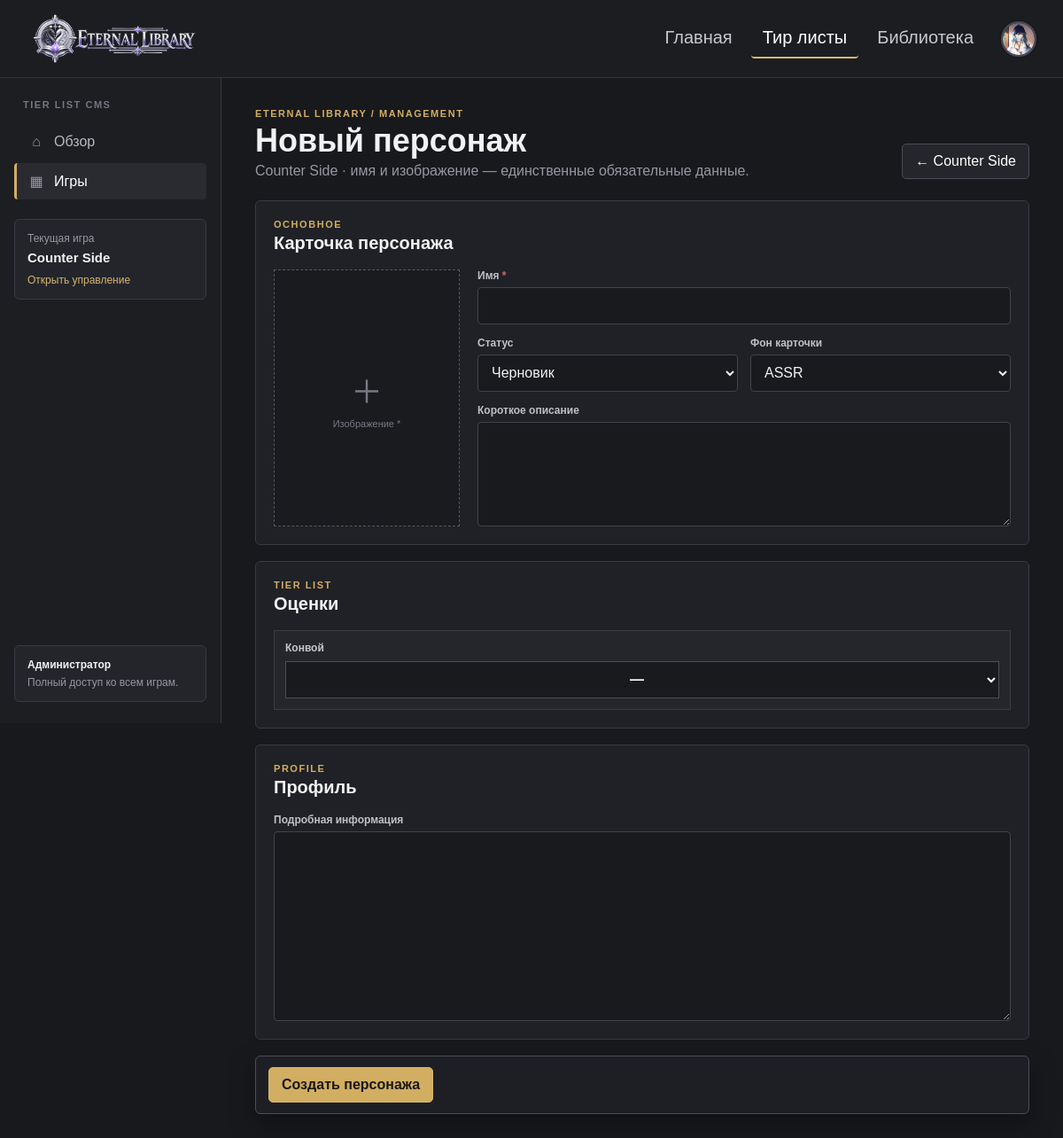
Page /manage/games/4/characters/new (signed in) on the committed database.
### tables this page shows
CREATE TABLE games (
    id INTEGER PRIMARY KEY AUTOINCREMENT,
    slug TEXT NOT NULL UNIQUE COLLATE NOCASE,
    name TEXT NOT NULL,
    description TEXT,
    image_filename TEXT,
    release_status TEXT NOT NULL DEFAULT 'released'
        CHECK (release_status IN ('released', 'upcoming')),
    release_date TEXT,
    publication_status TEXT NOT NULL DEFAULT 'draft'
        CHECK (publication_status IN ('draft', 'published', 'archived')),
    created_by INTEGER NOT NULL,
    created_at TEXT NOT NULL DEFAULT CURRENT_TIMESTAMP,
    updated_at TEXT NOT NULL DEFAULT CURRENT_TIMESTAMP, content_cycle_label TEXT, content_cycle INTEGER NOT NULL DEFAULT 1,
    FOREIGN KEY (created_by) REFERENCES users(id) ON DELETE RESTRICT
);

CREATE TABLE users (
    id INTEGER PRIMARY KEY AUTOINCREMENT,
    username TEXT NOT NULL UNIQUE COLLATE NOCASE,
    email TEXT UNIQUE COLLATE NOCASE,
    password_hash TEXT NOT NULL,
    role TEXT NOT NULL DEFAULT 'user'
        CHECK (role IN ('admin', 'creator', 'user')),
    avatar_filename TEXT,
    created_at TEXT NOT NULL DEFAULT CURRENT_TIMESTAMP,
    updated_at TEXT NOT NULL DEFAULT CURRENT_TIMESTAMP
);

CREATE TABLE tier_categories (
    id INTEGER PRIMARY KEY AUTOINCREMENT,
    game_id INTEGER NOT NULL,
    name TEXT NOT NULL,
    slug TEXT NOT NULL,
    sort_order INTEGER NOT NULL DEFAULT 0,
    created_at TEXT NOT NULL DEFAULT CURRENT_TIMESTAMP,
    UNIQUE (game_id, slug),
    FOREIGN KEY (game_id) REFERENCES games(id) ON DELETE CASCADE
);

### eternal_library/tierlists/manage/characters.py (the view, shortened to what this page needs)
@bp.route("/manage/games/<int:game_id>/characters/new", methods=["GET", "POST"])
@management_required
def manage_character_new(game_id: int):
    game = require_game_access(game_id)
    fields = get_character_fields(game_id)
    categories = get_tier_categories(game_id)
    modules = get_game_modules(game_id)
    rarity_field = find_rarity_field(fields)
    return render_template(
        "tierlists/manage/manage_character_editor.html",
        game=game,
        character=None,
        fields=fields,
        categories=categories,
        modules=modules,
        editor_data={
            "values": {},
            "ratings": {},
            "text": None,
            "skills": [],
            "stats": [],
            "pros": [],
            "cons": [],
        },
        tier_values=TIER_VALUES,
        rarity_field=rarity_field,
        avatar_background_values=AVATAR_BACKGROUND_VALUES,
    )

### eternal_library/auth/hooks.py (called while the page is built)
def csrf_token() -> str:
    token = session.get("csrf_token")
    if not token:
        token = secrets.token_urlsafe(32)
        session["csrf_token"] = token
    return token

def avatar_url(user) -> str:
    if user and user["avatar_filename"]:
        return url_for("core.media_file", filename=f"avatars/{user['avatar_filename']}")
    return url_for("core.media_file", filename="tierlists/characters/eve.webp")

def role_label(role: str) -> str:
    return {
        "admin": "Администратор",
        "creator": "Редактор",
        "user": "Пользователь",
    }.get(role, role)

### eternal_library/database.py (called while the page is built)
def connect_db() -> sqlite3.Connection:
    INSTANCE_DIR.mkdir(parents=True, exist_ok=True)
    connection = sqlite3.connect(DATABASE_PATH)
    connection.row_factory = sqlite3.Row
    connection.execute("PRAGMA foreign_keys = ON")
    return connection

def get_user_by_id(user_id: int):
    with connect_db() as db:
        return db.execute("SELECT * FROM users WHERE id = ?", (user_id,)).fetchone()

### eternal_library/tierlists/content_repository.py (called while the page is built, shortened)
def get_game(game_id: int):
    with connect_db() as db:
        return db.execute("SELECT * FROM games WHERE id = ?", (game_id,)).fetchone()

def can_manage_game(user, game_id: int) -> bool:
    if user is None:
        return False
    if user["role"] == "admin":
        return True

def get_game_modules(game_id: int) -> dict[str, bool]:
    values = {key: False for key, _ in CHARACTER_MODULES}
    with connect_db() as db:
        rows = db.execute(
            "SELECT module_key, enabled FROM game_character_modules WHERE game_id = ?",
            (game_id,),
        ).fetchall()
    for row in rows:
        values[row["module_key"]] = bool(row["enabled"])
    return values

def get_tier_categories(game_id: int):
    with connect_db() as db:
        return db.execute(
            "SELECT * FROM tier_categories WHERE game_id = ? ORDER BY sort_order, id",
            (game_id,),
        ).fetchall()

def get_character_fields(game_id: int):
    with connect_db() as db:
        rows = db.execute(
            "SELECT * FROM game_character_fields WHERE game_id = ? ORDER BY sort_order, id",
            (game_id,),
        ).fetchall()
    result = []
    return result

### eternal_library/tierlists/helpers.py (called while the page is built)
def find_rarity_field(fields):
    for field in fields:
        field_key = str(field.get("field_key") or "").strip().casefold()
        label = str(field.get("label") or "").strip().casefold()
        if field_key in RARITY_FIELD_NAMES or label in RARITY_FIELD_NAMES:
            return field
    return None

### eternal_library/templates/tierlists/manage/manage_character_editor.html (shortened to what this page needs)
{% extends "tierlists/manage/manage_base.html" %}
{% set manage_section = 'games' %}
{% block heading %}{{ 'Новый персонаж' if not character else character['name'] }}{% endblock %}
{% block subtitle %}{{ game['name'] }} · имя и изображение — единственные обязательные данные.{% endblock %}
{% block actions %}
<a class="button ghost" href="{{ url_for('tierlists_manage.manage_game', game_id=game['id']) }}">← {{ game['name'] }}</a>
{% endblock %}
{% block content %}
<form class="editor-form character-editor" method="post" enctype="multipart/form-data" {% if character %}data-autosave-form{% endif %}>
    <section class="panel editor-section">
        <header class="panel-header"><div><p class="section-kicker">ОСНОВНОЕ</p><h2>Карточка персонажа</h2></div></header>
        <div class="character-basic-grid">
            <label class="character-image-dropzone" data-image-dropzone>
                {% if character and character_image_url(character) %}
                <img src="{{ character_image_url(character) }}" alt="{{ character['name'] }}" data-image-preview>
                {% else %}
                <span data-image-placeholder>＋<small>Изображение *</small></span>
                {% endif %}
            </label>
            <div class="form-grid two">
                <label class="form-field wide"><span>Имя <b>*</b></span><input type="text" name="name" required maxlength="120" value="{{ character['name'] if character else '' }}"></label>
                <label class="form-field"><span>Статус</span><select name="publication_status">{% for value, label in [('draft','Черновик'),('published','Опубликовано'),('archived','Архив')] %}<option value="{{ value }}" {% if (character and character['publication_status']==value) or (not character and value=='draft') %}selected{% endif %}>{{ label }}</option>{% endfor %}</select></label>
                {% set current_rarity = editor_data['values'].get(rarity_field['id'], '') if rarity_field else '' %}
                {% set current_background = character['avatar_background'] if character and character['avatar_background'] else 'assr' %}
                <label class="form-field" data-avatar-background-field {% if current_rarity|lower in avatar_background_values %}hidden{% endif %}>
                    <span>Фон карточки</span>
                    <select name="avatar_background" data-avatar-background-select>
                        {% for background in avatar_background_values %}
                        <option value="{{ background }}" {% if current_background == background %}selected{% endif %}>{{ background|upper }}</option>
                        {% endfor %}
                    </select>
                </label>
                <label class="form-field wide"><span>Короткое описание</span><textarea name="summary" rows="4">{{ character['summary'] if character and character['summary'] else '' }}</textarea></label>
            </div>
        </div>
    </section>
    {% if categories %}
    <section class="panel editor-section">
        <header class="panel-header"><div><p class="section-kicker">TIER LIST</p><h2>Оценки</h2></div></header>
        <div class="ratings-editor-grid">
            {% for category in categories %}
            <label class="rating-editor-card"><span>{{ category['name'] }}</span><select name="rating_{{ category['id'] }}"><option value="">—</option></select></label>
            {% endfor %}
        </div>
    </section>
    {% endif %}
    {% if modules.get('profile') %}
    <section class="panel editor-section">
        <header class="panel-header"><div><p class="section-kicker">PROFILE</p><h2>Профиль</h2></div></header>
        <label class="form-field"><span>Подробная информация</span><textarea name="profile_text" rows="8">{{ editor_data['text']['profile_text'] if editor_data['text'] and editor_data['text']['profile_text'] else '' }}</textarea></label>
    </section>
    {% endif %}
    <div class="sticky-savebar {% if character %}autosave-bar{% endif %}">
        {% if character %}
        <div class="autosave-state is-saved" data-autosave-status aria-live="polite">
            <span class="autosave-dot" aria-hidden="true"></span>
            <span data-autosave-text>Все изменения сохранены</span>
        </div>
        {% else %}
        <button class="button primary" type="submit" name="submit_action" value="continue">Создать персонажа</button>
        {% endif %}
    </div>
</form>
{% endblock %}

### eternal_library/templates/tierlists/manage/manage_base.html (shortened to what this page needs)
{% extends "base.html" %}
{% block page_styles %}
<link rel="stylesheet" href="{{ url_for('static', filename='css/tierlists/management_style.css') }}">
{% endblock %}
{% block body %}
{% with site_section='tierlists' %}{% include 'components/_site_header.html' %}{% endwith %}
<div class="manage-layout">
    <aside class="manage-sidebar">
        <p class="sidebar-kicker">TIER LIST CMS</p>
        <nav class="manage-nav">
            <a class="{% if manage_section == 'dashboard' %}active{% endif %}" href="{{ url_for('tierlists_manage.manage_dashboard') }}">
                <span>⌂</span> Обзор
            </a>
            <a class="{% if manage_section == 'games' %}active{% endif %}" href="{{ url_for('tierlists_manage.manage_dashboard') }}#games">
                <span>▦</span> Игры
            </a>
        </nav>
        {% if game is defined and game %}
        <div class="sidebar-context">
            <span>Текущая игра</span>
            <strong>{{ game['name'] }}</strong>
            <a href="{{ url_for('tierlists_manage.manage_game', game_id=game['id']) }}">Открыть управление</a>
        </div>
        {% endif %}
        <div class="sidebar-note">
            <strong>{{ role_label(current_user['role']) }}</strong>
            {% if current_user['role'] == 'admin' %}
            <span>Полный доступ ко всем играм.</span>
            {% else %}
            <span>Доступ только к назначенным играм.</span>
            {% endif %}
        </div>
    </aside>
    <main class="manage-content">
        <header class="page-heading">
            <div>
                <p class="eyebrow">{{ brand['name']|upper }} / MANAGEMENT</p>
                <h1>{% block heading %}Управление{% endblock %}</h1>
                <p>{% block subtitle %}{% endblock %}</p>
            </div>
            <div class="heading-actions">{% block actions %}{% endblock %}</div>
        </header>
        {% block content %}{% endblock %}
    </main>
</div>
{% endblock %}

### eternal_library/static/css/common/global_style.css (style rules this page uses)
:root { --site-bg: #23242a; --site-panel: #1c1d21; --site-panel-soft: #25262b; --site-border: #33343a; --site-text: #f2f2f3; --site-muted: #9b9ca4; --site-accent: #d8b86a; }
html { color-scheme: dark; }
body { min-width: 320px; color: var(--site-text); font-family: Arial, Helvetica, sans-serif !important; -webkit-font-smoothing: antialiased; }
button, input, select, textarea { font: inherit; }

### rows in the picture
games: name "Counter Side"
users: role "Администратор"
tier_categories: name "Конвой"

### other values in the picture
{{ brand['name']|upper }} "ETERNAL LIBRARY"
{{ 'Новый персонаж' if not character else character['name'] }} "Новый персонаж"
form field publication_status "Черновик"
form field avatar_background "ASSR"
